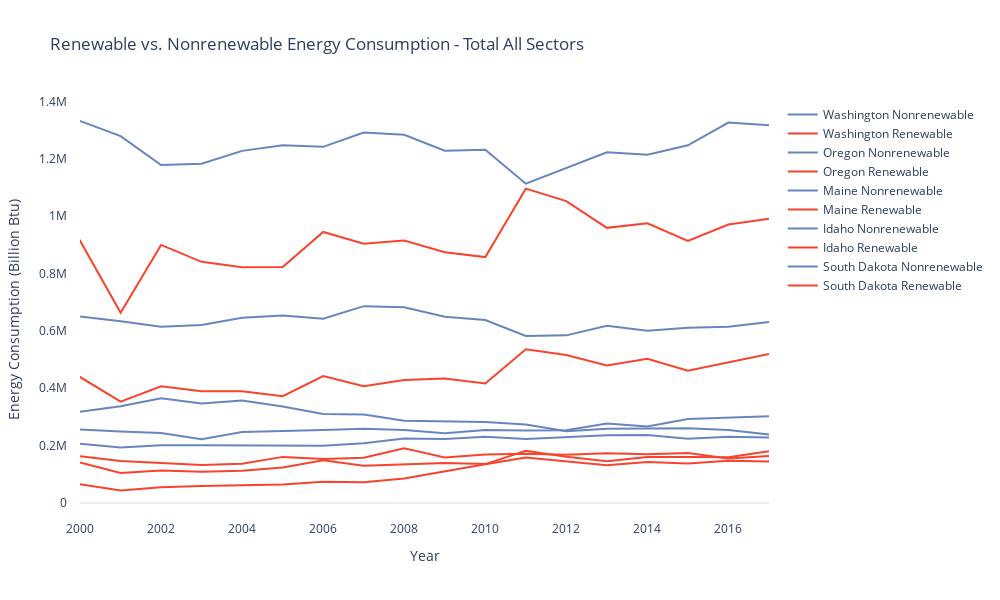

The notebook cell saved with this chart:
### Code cell
plot_clusters(best_gs.index)
